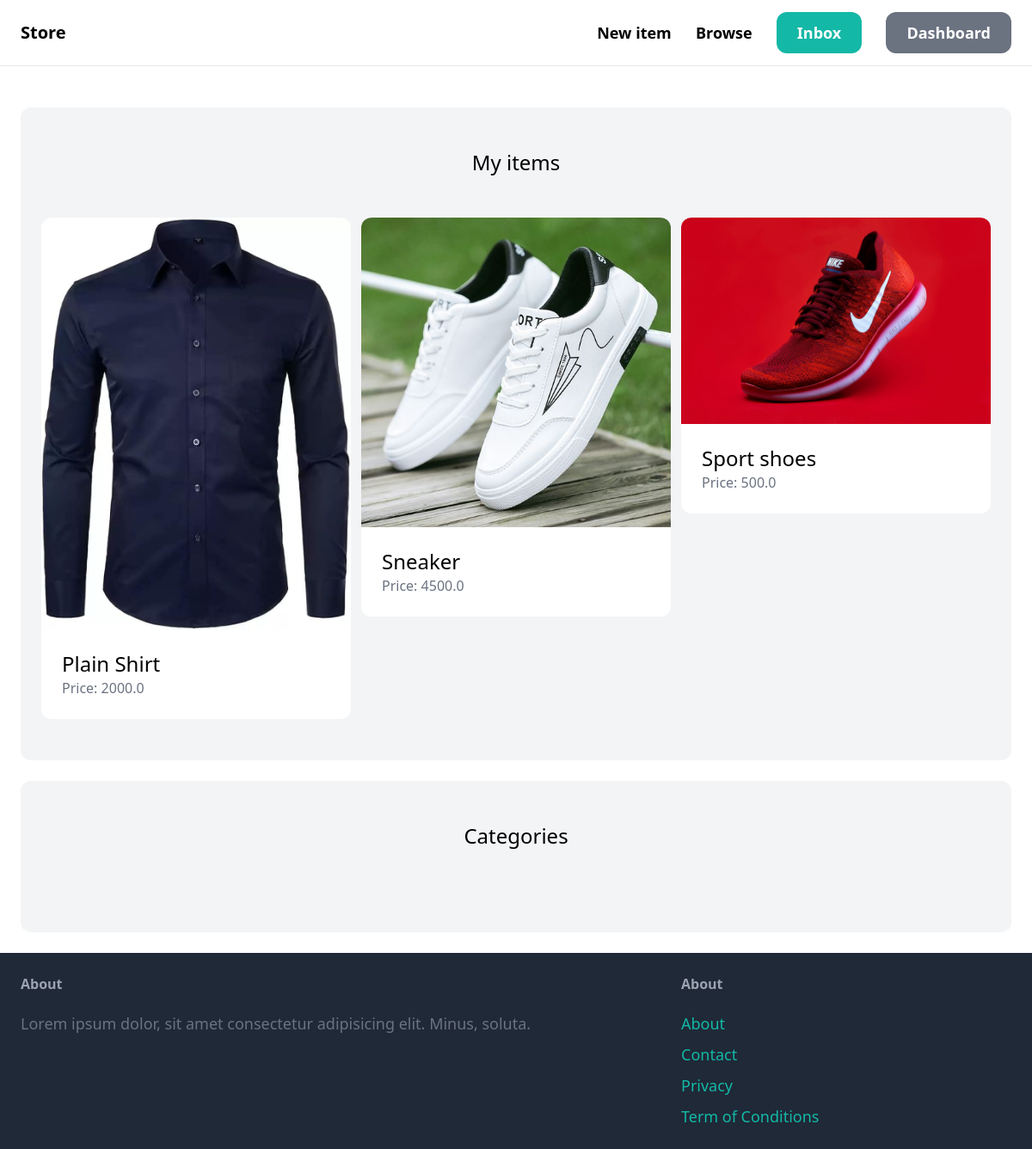
The page /dashboard/ (signed in) on the database its author committed.
### item/models.py (models this page shows, shortened)
class Item(models.Model):
    category = models.ForeignKey(Category, related_name='items', on_delete=models.CASCADE)
    name = models.CharField(max_length=255)
    description = models.TextField(blank=True, null=True)
    price = models.FloatField()
    image = models.ImageField(upload_to='item_images', blank=True, null=True)
    is_sold = models.BooleanField(default=False)
    created_by = models.ForeignKey(User, related_name='items', on_delete=models.CASCADE)
    created_at = models.DateTimeField(auto_now_add=True)

### dashboard/views.py (the view)
# urls.py: path('', views.index, name='index'),
@login_required
def index(request):
    items = Item.objects.filter(created_by = request.user)
    return render(request, 'dashboard/index.html',{
        'items':items,
    })

### dashboard/templates/dashboard/index.html (shortened to what this page needs)
{% extends "core/base.html" %}
{% block content %}
    <div class="mt-6 px-6 py-12 bg-gray-100 rounded-xl">
        <h2 class="mb-12 text-2xl text-center">My items</h2>
        <div class="grid grid-cols-3 gap-3">
            {% for item in items %}
                <div>
                    <a href="{% url 'item:detail' item.id %}">
                        <div>
                            <img src="{{ item.image.url }}" class="rounded-t-xl" alt="" styl>
                        </div>
                        <div class="p-6 bg-white rounded-b-xl">
                            <h2 class="text-2xl">{{item.name}}</h2>
                            <p class="text-gray-500">Price: {{item.price}}</p>
                        </div>
                    </a>
                </div>
            {% endfor %}
        </div>
    </div>
    <div class="mt-6 px-6 py-12 bg-gray-100 rounded-xl">
        <h2 class="mb-12 text-2xl text-center">Categories</h2>
    </div>
{% endblock content %}

### rows shown on the page
Item: image (picture), name "Plain Shirt", price "2000.0"
Item: image (picture), name "Sneaker", price "4500.0"
Item: image (picture), name "Sport shoes", price "500.0"
